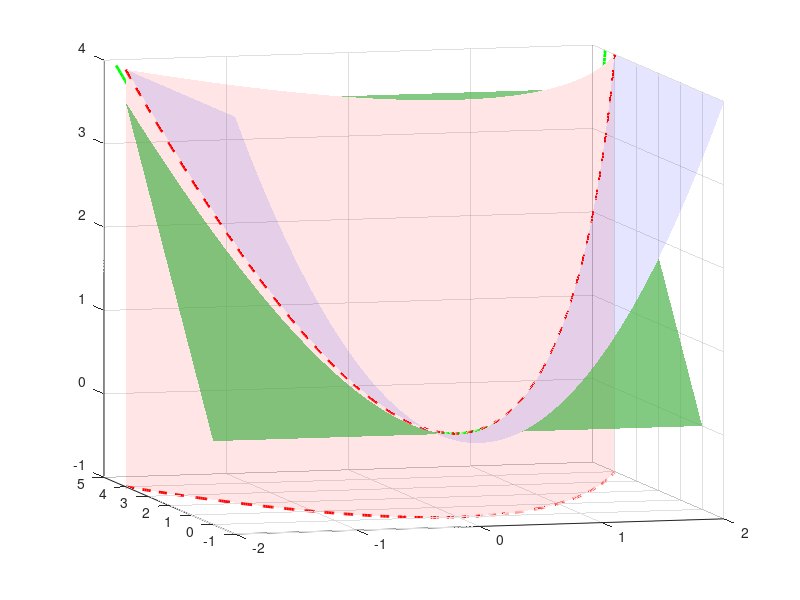

The MATLAB script that drew this image: (Note: this script raises an error after producing the figure.)
clear all; close all; clc
%% System
mu = -.05;
lambda = -1;
A = [mu 0 0; 0 lambda -lambda ; 0 0 2* mu ]; % Koopman linear dynamics
[T,D] = eig(A) ;
slope_stab_man = T(3 ,3) /T(2 ,3) ; % slope of stable subspace ( green )
%% Integrate Koopman trajectories
y0A = [1.5; -1; 2.25];
y0B = [1; -1; 1];
y0C = [2; -1; 4];
tspan = 0:.01:1000;
[t,yA] = ode45 (@(t,y)A*y,tspan ,y0A) ;
[t,yB] = ode45 (@(t,y)A*y,tspan ,y0B) ;
[t,yC] = ode45 (@(t,y)A*y,tspan ,y0C) ;
%% Plot invariant surfaces
% Attracting manifold $y_2 =y_1 ^2$ (red manifold )
[X,Z] = meshgrid ( -2:.01:2 , -1:.01:4) ;
Y = X .^2;
surf (X,Y,Z,'EdgeColor','None','FaceColor','r','FaceAlpha' ,.1)
hold on , grid on , view ( -15 ,8) , lighting gouraud
% Invariant set $y_3 =y_1 ^2$ ( blue manifold )
[X1 ,Y1] = meshgrid ( -2:.01:2 , -1:.01:4) ;
Z1 = X1 .^2;
surf (X1 ,Y1 ,Z1 ,'EdgeColor','None','FaceColor','b','FaceAlpha' ,.1)
% Stable invariant subspace of Koopman linear system ( green plane )
[X2 ,Y2 ]= meshgrid ( -2:0.01:2 ,0:.01:4) ;
Z2 = slope_stab_man *Y2; % for mu = -.2
surf (X2 ,Y2 ,Z2 ,'EdgeColor','None','FaceColor' ,[.3 .7 .3] ,'FaceAlpha' ,.7)
x = -2:.01:2;
% intersection of green and blue surfaces ( below )
plot3 (x ,(1/ slope_stab_man ) *x.^2 ,x.^2 ,'-g','LineWidth' ,2)
% intersection of red and blue surfaces ( below )
plot3 (x,x.^2 ,x.^2 ,'--r','LineWidth' ,2)
plot3 (x,x.^2 , -1+0*x,'r--','LineWidth' ,2) ;
%% Plot Koopman Trajectories ( from lines 15 -17)
plot3 (yA (: ,1) ,yA (: ,2) , -1+0*yA ,'k-','LineWidth' ,1) ;
plot3 (yB (: ,1) ,yB (: ,2) , -1+0*yB ,'k-','LineWidth' ,1) ;
plot3 (yC (: ,1) ,yC (: ,2) , -1+0*yC ,'k-','LineWidth' ,1) ;
plot3 (yA (: ,1) ,yA (: ,2) ,yA (: ,3) ,'k','LineWidth' ,1.5)
plot3 (yB (: ,1) ,yB (: ,2) ,yB (: ,3) ,'k','LineWidth' ,1.5)
plot3 (yC (: ,1) ,yC (: ,2) ,yC (: ,3) ,'k','LineWidth' ,1.5)
plot3 ([0 0] ,[0 0] ,[0 -1] ,'ko','LineWidth' ,4)
set(gca ,'ztick' ,[0 1 2 3 4 5])
axis ([ -4 4 -1 4 -1 4])
xlabel ('y_1') , ylabel ('y_2') , zlabel ('y_3') ;